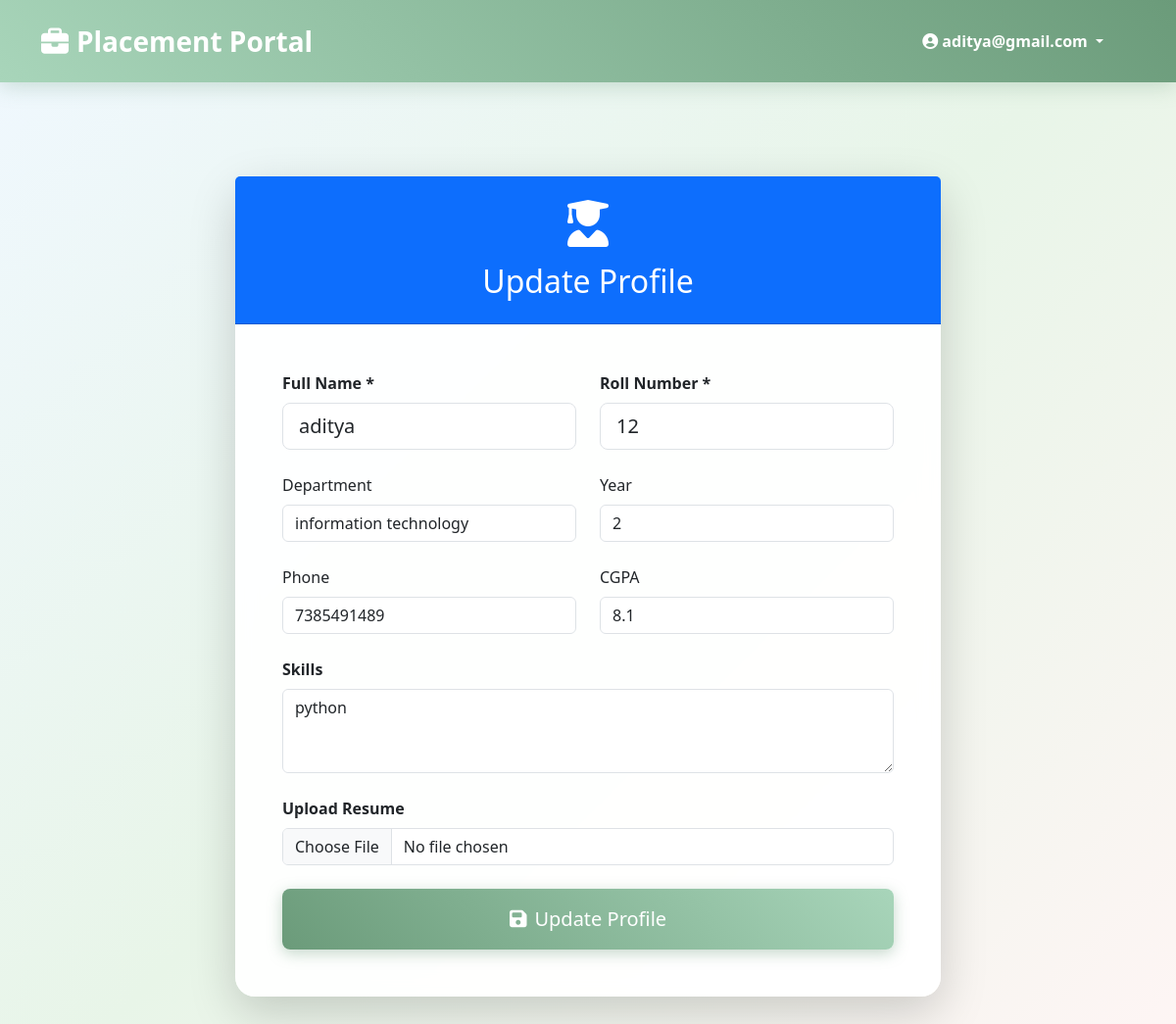
The app's page /student/profile (signed in) with its own data.
### tables this page shows
CREATE TABLE users (
    id INTEGER PRIMARY KEY AUTOINCREMENT,
    email TEXT UNIQUE NOT NULL,
    password_hash TEXT NOT NULL,
    role TEXT NOT NULL,          -- 'admin', 'student', 'company'
    is_active INTEGER NOT NULL DEFAULT 1,
    created_at TIMESTAMP DEFAULT CURRENT_TIMESTAMP
);

CREATE TABLE students (
    id INTEGER PRIMARY KEY,      -- also FK to users.id
    full_name TEXT NOT NULL,
    roll_number TEXT UNIQUE NOT NULL,
    department TEXT,
    year INTEGER,
    cgpa REAL,
    phone TEXT,
    resume_path TEXT, skills TEXT,
    FOREIGN KEY (id) REFERENCES users (id)
);

### app.py (the view, shortened to what this page needs)
@app.route('/student/profile', methods=['GET', 'POST'])
@login_required
def stud_prof():
    if current_user.role != 'student':
        return redirect(url_for('login_user'))
    db = get_database()
    student_id = current_user.id
    student = db.execute("SELECT * FROM students WHERE id = ?", (student_id,)).fetchone()
    student = db.execute("SELECT * FROM students WHERE id = ?", (student_id,)).fetchone()
    return render_template('student/profile.html', student=student)

### app.py (called while the page is built)
@login_user_manager.user_loader
def get_user_by_id(user_id):
    db = get_database()
    user = db.execute('SELECT * FROM users WHERE id = ?', (user_id,)).fetchone()
    if user:
        return User(user['id'], user['email'], user['role'], user['is_active'] == 1)
    return None

def get_database():
    if 'db' not in g:
        g.db = sqlite3.connect(app.config['DATABASE'])
        g.db.row_factory = sqlite3.Row
    return g.db

@app.teardown_appcontext
def close_database(e=None):
    db = g.pop('db', None)
    if db is not None:
        db.close()

    @property
    def is_active(self):
        return self._is_active

### templates/student/profile.html (shortened to what this page needs)
{% extends "base.html" %}
{% block content %}
<div class="container py-5">
    <div class="row justify-content-center">
        <div class="col-lg-8">
            <div class="card shadow-lg border-0">
                <div class="card-header bg-primary text-white text-center py-4">
                    <i class="fas fa-user-graduate fa-3x mb-3"></i>
                    <h2 class="mb-0">Update Profile</h2>
                </div>
                <div class="card-body p-5">
                    <form method="POST" enctype="multipart/form-data">
                        <div class="row">
                            <div class="col-md-6 mb-4">
                                <label class="form-label fw-bold">Full Name *</label>
                                <input type="text" name="full_name" class="form-control form-control-lg"
                                       value="{{ student.full_name }}" required>
                            </div>
                            <div class="col-md-6 mb-4">
                                <label class="form-label fw-bold">Roll Number *</label>
                                <input type="text" name="roll_number" class="form-control form-control-lg"
                                       value="{{ student.roll_number }}" required>
                            </div>
                        </div>
                        <div class="row">
                            <div class="col-md-6 mb-4">
                                <label class="form-label">Department</label>
                                <input type="text" name="department" class="form-control"
                                       value="{{ student.department or '' }}">
                            </div>
                            <div class="col-md-6 mb-4">
                                <label class="form-label">Year</label>
                                <input type="number" name="year" class="form-control"
                                       value="{{ student.year or '' }}" min="1" max="4">
                            </div>
                        </div>
                        <div class="row">
                            <div class="col-md-6 mb-4">
                                <label class="form-label">Phone</label>
                                <input type="tel" name="phone" class="form-control"
                                       value="{{ student.phone or '' }}">
                            </div>
                            <div class="col-md-6 mb-4">
                                <label class="form-label">CGPA</label>
                                <input type="number" name="cgpa" class="form-control" step="0.01"
                                       value="{{ student.cgpa or '' }}" min="0" max="10">
                            </div>
                        </div>
                        <div class="mb-4">
                            <label class="form-label fw-bold">Skills</label>
                            <textarea name="skills" class="form-control" rows="3">{{ student.skills or '' }}</textarea>
                        </div>
                        <div class="mb-4">
                            <label class="form-label fw-bold">Upload Resume</label>
                            <input type="file" name="resume" class="form-control" accept=".pdf,.doc,.docx">
                        </div>
                        <div class="d-grid">
                            <button type="submit" class="btn btn-primary btn-lg py-3">
                                <i class="fas fa-save me-2"></i>Update Profile
                            </button>
                        </div>
                    </form>
                </div>
            </div>
        </div>
    </div>
</div>
{% endblock %}

### templates/base.html (shortened to what this page needs)
<!DOCTYPE html>
<html lang="en">
<head>
    <link href="https://cdn.jsdelivr.net/npm/bootstrap@5.3.2/dist/css/bootstrap.min.css" rel="stylesheet">
    <link href="https://cdnjs.cloudflare.com/ajax/libs/font-awesome/6.4.0/css/all.min.css" rel="stylesheet">
</head>
<body>
    <nav class="navbar navbar-expand-lg navbar-dark py-3">
        <div class="container">
            <a class="navbar-brand fw-bold fs-3" href="{{ url_for('home') }}">
                <i class="fas fa-briefcase me-2"></i>Placement Portal
            </a>
            <div class="navbar-nav ms-auto align-items-center">
                {% if current_user.is_authenticated %}
                    <div class="nav-item dropdown">
                        <a class="nav-link dropdown-toggle text-white fw-semibold px-3 py-2 rounded-pill me-3" href="#" role="button" data-bs-toggle="dropdown">
                            <i class="fas fa-user-circle me-1"></i>{{ current_user.email }}
                        </a>
                    </div>
                {% else %}
                    <a href="{{ url_for('login_user') }}" class="btn btn-outline-light btn-sm px-4 rounded-pill">
                        <i class="fas fa-sign-in-alt me-2"></i>login_user
                    </a>
                {% endif %}
            </div>
        </div>
    </nav>
    <div class="container my-5">
        {% block content %}{% endblock %}
    </div>
</body>
</html>

### templates/base.html (style rules this page uses)
:root { --pastel-bg: linear-gradient(135deg, #f0f8ff 0%, #e8f5e8 50%, #fff5f5 100%); --primary-pastel: #a8d5ba; --primary-dark: #6b9b7a; --secondary-pastel: #ffd5c2; --secondary-dark: #f4a88a; --accent-pastel: #c2d6ff; --accent-dark: #8aa8e6; --success-pastel: #d4f4dd; --danger-pastel: #ffd4d4; }
body { background: var(--pastel-bg); min-height: 100vh; font-family: 'Segoe UI', Tahoma, Geneva, Verdana, sans-serif; }
.navbar { background: linear-gradient(45deg, var(--primary-pastel), var(--primary-dark)) !important; box-shadow: 0 4px 20px rgba(107,155,122,0.3); -webkit-backdrop-filter: blur(10px); backdrop-filter: blur(10px); }
.btn-primary { background: linear-gradient(45deg, var(--primary-dark), var(--primary-pastel)); border: none; transition: all 0.3s ease; box-shadow: 0 4px 15px rgba(107,155,122,0.4); }
.card { border: none; border-radius: 20px; box-shadow: 0 10px 40px rgba(0,0,0,0.1); transition: all 0.3s ease; background: rgba(255,255,255,0.95); -webkit-backdrop-filter: blur(10px); backdrop-filter: blur(10px); }

### records on screen
users: email "aditya@gmail.com"
students: full_name "aditya", roll_number "12", department "information technology", year "2", phone "7385491489", cgpa "8.1", skills "python"
